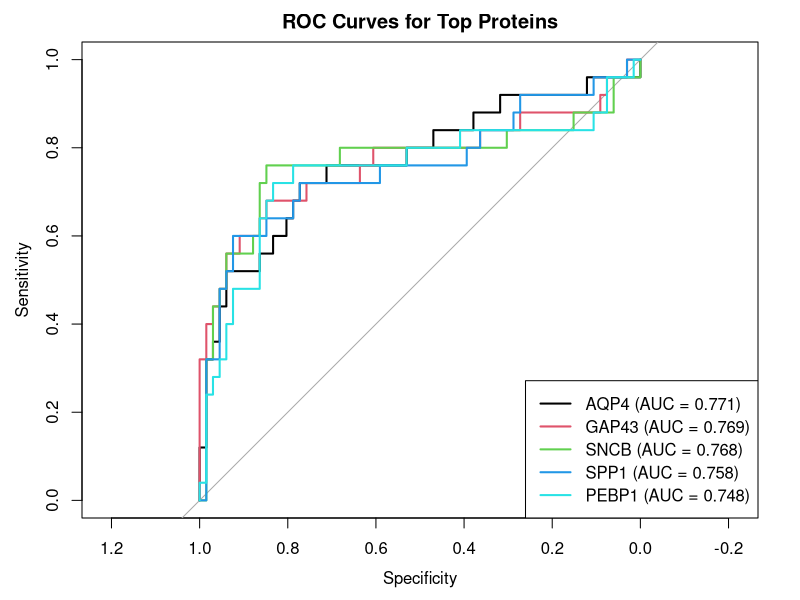

R code for this plot:
# Comprehensive ROC Curve Analysis for Proteins

# Set working directory (adjust to your specific path)
setwd("C:/Users/User/Desktop/RMT")

# Load required libraries
library(e1071)
library(pROC)
library(caret)
library(ggplot2)
library(dplyr)
library(readr)
library(tidyverse)

# Load and format data
data <- read_delim("heatmap_data_norm.csv", delim = ";") %>% 
  filter(Subtype %in% c("AD", "SCI")) %>% 
  select(2:3, 7:60, 61)

# Function to analyze one protein as a predictor
analyze_protein <- function(data, protein_col) {
  # Prepare model data
  model_data <- data %>%
    select(Subtype, !!sym(protein_col), Age, Sex)
  
  # Convert Subtype to factor
  model_data$Subtype <- factor(model_data$Subtype)
  
  # Set up cross-validation
  set.seed(123)
  k_folds <- 5
  preds <- numeric(nrow(model_data))
  actual <- numeric(nrow(model_data))
  folds <- createFolds(model_data$Subtype, k = k_folds)
  
  # Perform k-fold cross-validation
  for (i in 1:k_folds) {
    # Split data into training and testing sets
    train_indices <- unlist(folds[-i])
    test_indices <- folds[[i]]
    
    train_data <- model_data[train_indices, ]
    test_data <- model_data[test_indices, ]
    
    # Train SVM model
    svm_model <- svm(
      Subtype ~ .,  # Use all predictors
      data = train_data,
      kernel = "radial",
      probability = TRUE,
      cost = 1
    )
    
    # Predict probabilities
    pred_probs <- predict(svm_model, test_data, probability = TRUE)
    pred_attrs <- attr(pred_probs, "probabilities")
    
    # Store predictions and actual values
    preds[test_indices] <- pred_attrs[, "AD"]
    actual[test_indices] <- ifelse(test_data$Subtype == "AD", 1, 0)
  }
  
  # Calculate ROC and AUC
  roc_result <- roc(actual, preds)
  auc_value <- auc(roc_result)
  
  # Calculate confidence interval and p-value
  ci_result <- ci.auc(roc_result)
  p_value <- 2 * (1 - pnorm(abs((auc_value - 0.5) / ((ci_result[3] - ci_result[1]) / 3.92))))
  
  return(list(
    protein = protein_col,
    auc = auc_value,
    p_value = p_value,
    roc_obj = roc_result
  ))
}

# Prepare protein columns
protein_cols <- colnames(data)[3:51]

# Initialize results storage
results <- list()
counter <- 1

# Perform analysis for all proteins
for (protein in protein_cols) {
  cat("Analyzing:", protein, "\n")
  results[[counter]] <- analyze_protein(data, protein)
  counter <- counter + 1
}

# Convert results to dataframe
results_df <- do.call(rbind, lapply(results, function(x) {
  data.frame(
    protein = x$protein,
    auc = x$auc,
    p_value = round(x$p_value, 7)
  )
}))

# Sort results by AUC
results_df <- results_df %>% arrange(desc(auc))
print("Top 10 Proteins:")
print(head(results_df, 10))

# Ensure p-values are numeric and handle NA values
results_df$p_value <- as.numeric(results_df$p_value)
results_df <- results_df %>% filter(!is.na(p_value))

# Perform p-value adjustment using False Discovery Rate (FDR)
results_df$adjusted_p <- round(p.adjust(results_df$p_value, method = "fdr"), 12)

# Filter significant results
significant <- results_df %>% filter(adjusted_p < 0.05)
print("\nSignificant Proteins:")
print(significant)

# Plot ROC curves for top proteins
pdf("top_5_protein_roc_curves.pdf", width = 10, height = 8)
par(mfrow = c(1,1))

# Plot the best protein
best_protein_index <- which.max(sapply(results, function(x) x$auc))
plot(results[[best_protein_index]]$roc_obj, 
     main = "ROC Curves for Top Proteins",
     col = 1, lwd = 2)

# Add next top 4 proteins
top_indices <- order(sapply(results, function(x) x$auc), decreasing = TRUE)[2:5]
for (i in seq_along(top_indices)) {
  plot(results[[top_indices[i]]]$roc_obj, add = TRUE, col = i+1, lwd = 2)
}

# Create legend
legend_text <- c(
  with(results[[best_protein_index]], 
       paste0(protein, " (AUC = ", round(auc, 3), ")")),
  sapply(results[top_indices], function(x) {
    paste0(x$protein, " (AUC = ", round(x$auc, 3), ")")
  })
)
legend("bottomright", legend = legend_text, col = 1:5, lwd = 2)
dev.off()

cat("\n\nAnalysis complete. Results saved to disk.\n")
